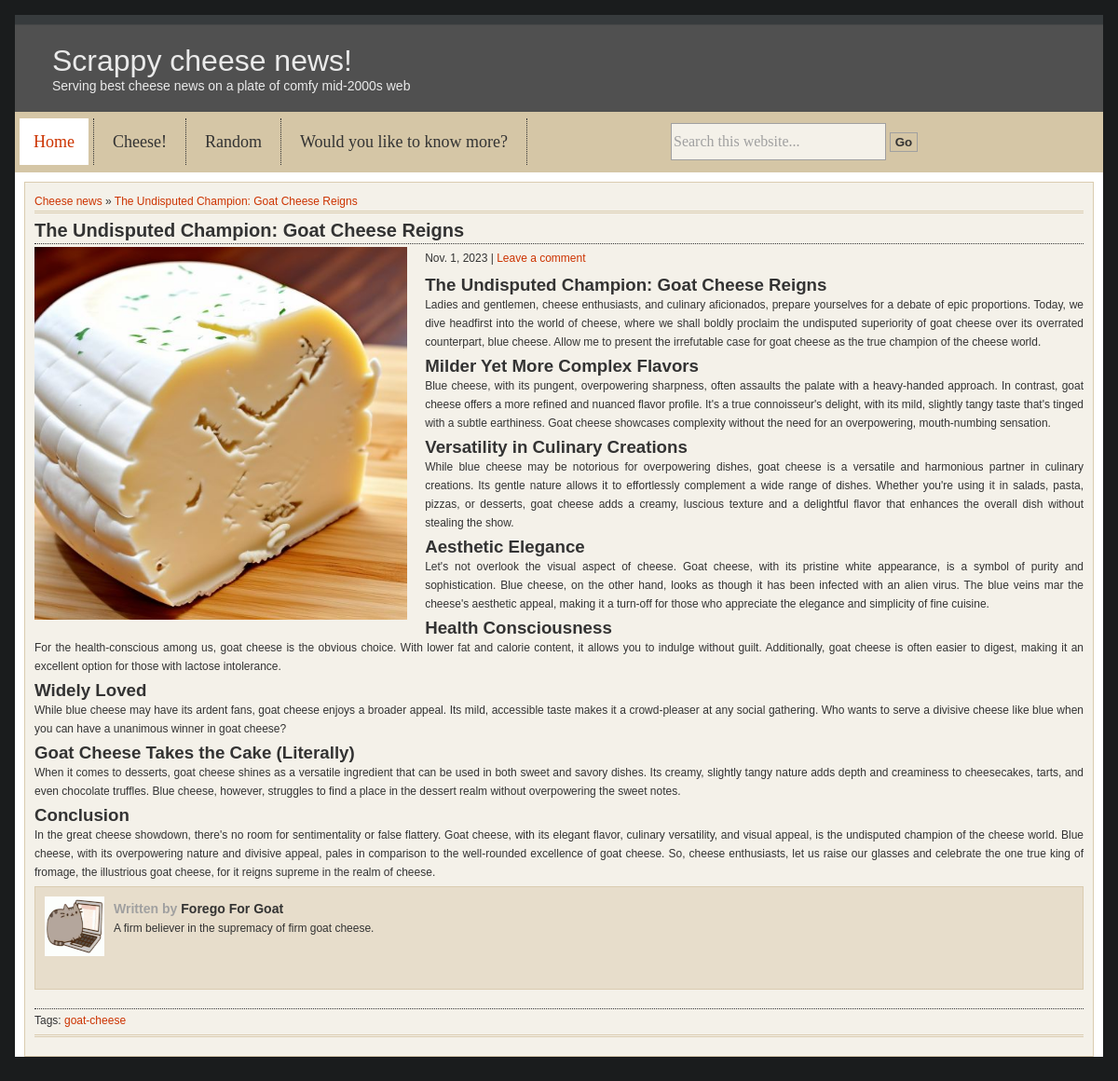
The app's page /posts/the-undisputed-champion-goat-cheese-reigns/ with its own data.
### news_site/models.py (models this page shows, shortened)
class Post(models.Model):
    title = models.CharField(_("Title"), max_length=50)
    post_field = RichTextField(_("Post_Field"))
    date = models.DateField(auto_now=True)
    slug = models.SlugField(unique=True, db_index=True)
    author = models.ForeignKey(
        Author, on_delete=models.SET_NULL, null=True)
    site_origin = models.ForeignKey(Site, verbose_name=_("Site_Origin"), on_delete=models.SET_NULL, null=True)
    tag = models.ManyToManyField(Tag)
    image = models.ImageField(upload_to='post/', null=True)

class Author(models.Model):
    first_name = models.CharField(_("First_Name"), max_length=50)
    last_name = models.CharField(_("Last_Name"), max_length=50)
    author_desc = models.CharField(_("Author_Decription"), max_length=500, default="")
    slug = models.SlugField(_("Slug"), unique=True, max_length=100, default="")
    def full_name(self):
        return f"{self.first_name} {self.last_name}"
    def __str__(self):
        return self.full_name()

class Tag(models.Model):
    tag = models.CharField(_("Tag"), max_length=25)
    slug = models.SlugField(_("Slug"), unique=True, max_length=100, default="")

### news_site/views.py (the view)
# urls.py: path('posts/<slug:slug>/', PostDetailView.as_view(), name='post-detail-page'),
class PostDetailView(DetailView):
    model = Post
    template_name = 'news_site/news_post.html'
    context_object_name = 'post'

### news_site/templates/news_site/news_post.html (shortened to what this page needs)
{% extends 'base.html' %}
{% load static %}
{% block css_files %}
<link rel="stylesheet" href="{% static 'css/style.css' %}">
{% endblock %}
{% block content %}
      <div id="content">
          <div id="the_loop">
            <p class="address"><a href="{% url 'index-view' %}">Cheese news</a> &raquo; <a href="{% url "post-detail-page" post.slug %}">{{ post.title }}</a></p>
            <div class="post">
              <h2><a href="{% url "post-detail-page" post.slug %}">{{ post.title }}</a></h2>
                {% if post.image %}
                <img src="{{ post.image.url }}" alt="Square Image" class="square-image">
                {% endif %}
              <p class="postmeta">{{ post.date }} | <a href="#">Leave a comment</a></p>
              <div class="the_content">
                {{ post.post_field | safe }}
                <div class="the_author"> <img alt="" src="{% static 'images/author_default.gif' %}" class="avatar avatar-64 photo" height="64" width="64" />
                  <h3><span>Written by</span> <a href="{% url 'author_posts' post.author.slug %}">{{ post.author }}</a></h3>
                  <p>{{ post.author.author_desc | linebreaks }}</p>
                </div>
              </div>
               <p class="details">Tags:
                {% for tag in post.tag.all %}
                  <a href="{% url 'tag_post_list' tag.slug %}">{{ tag.tag }}
                </a>
                {% endfor %}
              </p>
            </div>
          </div>
{% endblock %}

### static/css/style.css (style rules this page uses)
* { margin: 0; padding: 0; }
body { background-color: #1a1c1d; background-position: top center; margin: 0.5rem; padding: 0.5rem; font-family: Arial, Helvetica, sans-serif; color: #333333; }
.square-image { max-width: 400px; max-height: 400px; width: auto; height: auto; float: left; margin-right: 1.2rem; }
#content { clear: both; }
#headline, #latest, #the_loop, #comments_template { margin: 0.625rem; padding: 0.625rem; border: 0.0625rem solid #daccb0; background-color: #f4f1e9; background-position: top; background-repeat: no-repeat; overflow: hidden; }
#headline h2 a, #the_loop h2 a { display: block; font-family: Arial, Helvetica, sans-serif; margin-top: 0.4375rem; padding-bottom: 0.125rem; font-size: 1.25rem; color: #333333; border-bottom: 0.0625rem dotted #333333; }
#headline h2 a:link, #headline h2 a:visited, #featured h2 a:link, #featured h2 a:visited, #popular h2 a:link, #popular h2 a:visited, #latest h2 a:link, #latest h2 a:visited, #the_loop h2 a:link, #the_loop h2 a:visited { color: #333333; text-decoration: none; }
p.postmeta { line-height: 1.5625rem; }
a { text-decoration: none; }
.post { padding-bottom: 0.3125rem; background-image: url(images/separator.gif); background-position: bottom; background-repeat: repeat-x; margin-bottom: 0.625rem; }
.the_content p { margin-bottom: 0.3125rem; text-align: justify; }
p.address { background-image: url(images/separator.gif); background-position: bottom; background-repeat: repeat-x; padding-bottom: 0.1875rem; }
p.details { clear: both; border-top: #333333 0.0625rem dotted; margin-top: 0.3125rem; line-height: 1.5625rem; }
a:link, a:visited { color: #cc3300; text-decoration: none; }
p { font-family: Arial, Helvetica, sans-serif; font-size: 0.75rem; line-height: 1.25rem; color: #333333; text-align: justify; margin: 0; }
h1, h2, h3, h4, h5, h6 { font-family: Arial, Helvetica, sans-serif; color: #333333; margin-bottom: 0; margin-top: 0.3125rem; }
h1, h2 { margin-top: 0.3125rem; margin-bottom: 0.1875rem; }
.the_author { clear: both; border: #daccb0 0.0625rem solid; margin-bottom: 1.25rem; padding: 0.625rem; background-color: #e7ddcb; font-family: Arial, Helvetica, sans-serif; font-size: 0.75rem; color: #333333; padding-bottom: 1.5625rem; min-height: 4.625rem; }
.the_author p { line-height: 1rem; }
.the_author img { float: left; margin-right: 0.625rem; }
.the_author h3 a { color: #333333; }
.the_author h3 span { color: #a0a0a0; }

### records on screen
Post: title "The Undisputed Champion: Goat Cheese Reigns", image (picture), date "Nov. 1, 2023", post_field "The Undisputed Champion: Goat Cheese Reigns Ladies and gentlemen, cheese enthusiasts, and culinary aficionados, prepare yourselves for a debate of epic proportions. Today, we dive headfirst into the world of cheese, where we shall boldly proclaim the undisputed superiority of goat cheese over its overrated counterpart, blue cheese. Allow me to present the irrefutable case for goat cheese as the true champion of the cheese world. Milder Yet More Complex Flavors Blue cheese, with its pungent, overpowering sharpness, often assaults the palate with a heavy-handed approach. In contrast, goat cheese offers a more refined and nuanced flavor profile. It's a true connoisseur's delight, with its…", author "Forego For Goat", author.author_desc "A firm believer in the supremacy of firm goat cheese."
Tag: tag "goat-cheese"
